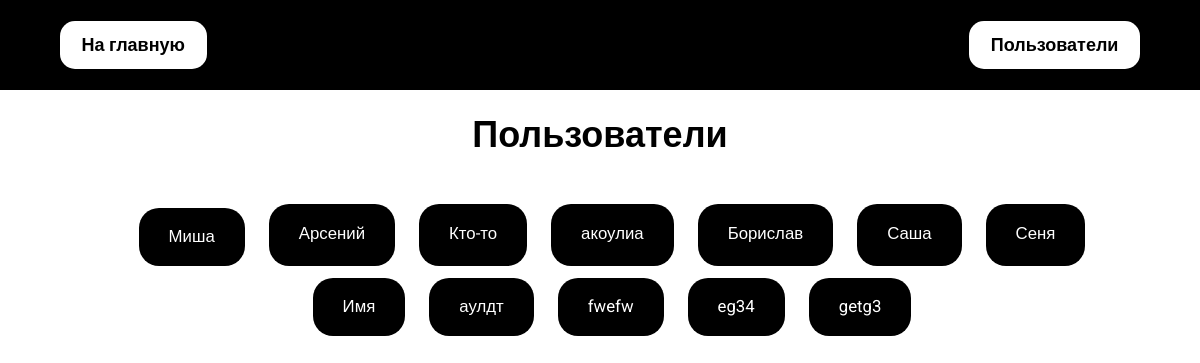
Page /forms/passed/ on the earlier database version.
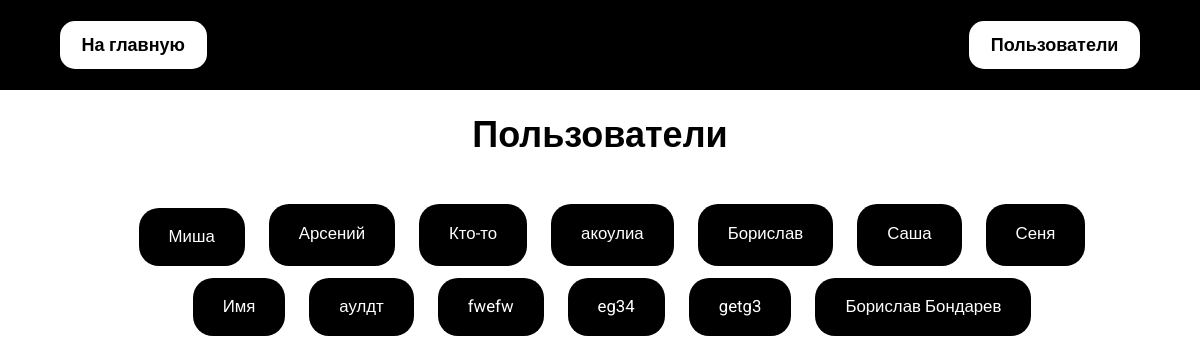
Same page on the later database version.
### forms/models.py (models this page shows, shortened)
class User(models.Model):
    name = models.CharField(max_length=100, default="noname")

### forms/views.py (the view)
# urls.py: path('passed/', views.PassedView.as_view(), name='passed'),
class PassedView(generic.ListView):
    template_name = 'forms/passed.html'
    model = User
    context_object_name = 'user_list'

### forms/templates/forms/passed.html (shortened to what this page needs)
<!DOCTYPE html>
<html lang="ru">
    <head>
        {% load static %}
        <link rel="stylesheet" type="text/css" href="{% static 'forms/style.css' %}">
    </head>
    <body>
        {% include "forms/header.html" %}
        <main class="main">
            <h1>Пользователи</h1>
            {% if user_list %}
                <ul class="main__list list">
                    {% for user in user_list %}
                        <li class="list__elem"><a href="{% url 'forms:user' user.id %}">{{ user.name }}</a></li>
                    {% endfor %}
                </ul>
            {% else %}
                <span>Пройденных анкет еще нет</span>
            {% endif %}
        </main>
    </body>
</html>

Differences in the rows shown:
added User: name "Борислав Бондарев"
